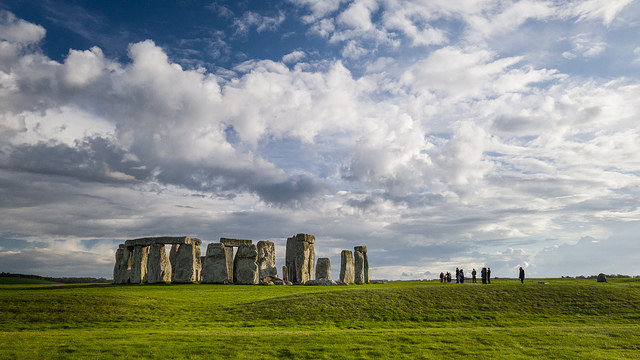
//> input picture 7.jpg, 640 x 360 px
$ ./Source   (built with g++ and OpenCV 4)
//> lines starting //> are read from the running program, lines starting //| are printed output that depends on the picture; after the words box and inside, x2 and y2 are one past the last pixel; in counts of white or black regions, pixels touching at a corner belong together
/* Forward Seam Carving
   Project for MultiMedia Course
   Thanachanok Siripitakul Section 1 ID: 5988036
   Ravikan Thanapanaphruekkul Section 1 ID: 5988046
   Peerachai Banyongrakkul Section 1 ID: 5988070
   Sakunrat Nunthavanich Section 1 ID: 5988095
   Pawin Sudjaidee Section 1 ID: 5988222
*/
#include "stdio.h"
#include <iostream>
#include <opencv2/core/core.hpp>
#include <opencv2/highgui/highgui.hpp>
#include "opencv2/imgproc/imgproc.hpp"

using namespace cv;
using namespace std;

int main() {

	Mat img = imread("7.jpg", IMREAD_COLOR); resize(img, img, Size(650, 400));
//> further down, img is the input picture: 360 rows x 640 cols, CV_8UC3; mean B, G, R 134.5, 145, 139.1
//> after `resize(img, img, Size(650, 400))`:
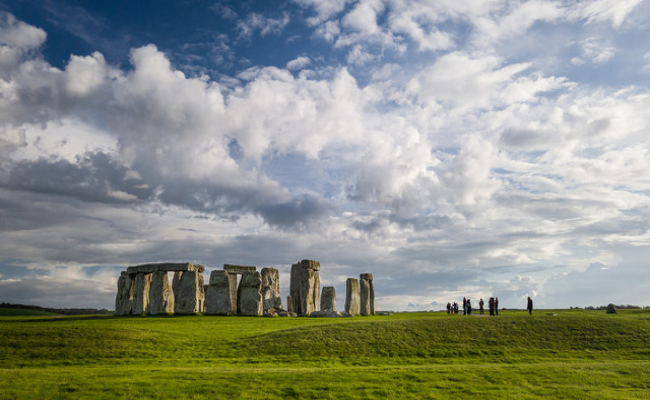
//> img: 400 rows x 650 cols, CV_8UC3; mean B, G, R 134.4, 144.9, 139
	namedWindow("ORIGINAL", WINDOW_AUTOSIZE);
	imshow("ORIGINAL", img);
	int c = cvWaitKey(0);
//> the space key is pressed
	Size sz = img.size();
//> sz = Size(650, 400)
	int height = sz.height;
//> height = 400
	int width = sz.width;
//> width = 650

	//cout << "ORIGINAL \n\n" << img << "\n\n\n\n";

	// Esc = 27, a = 97, d = 100, s = 115, w = 119
	while (c != 27)
	{
		Mat gsimg;
		// convert original color image to grayscale image
		cvtColor(img, gsimg, COLOR_BGR2GRAY);
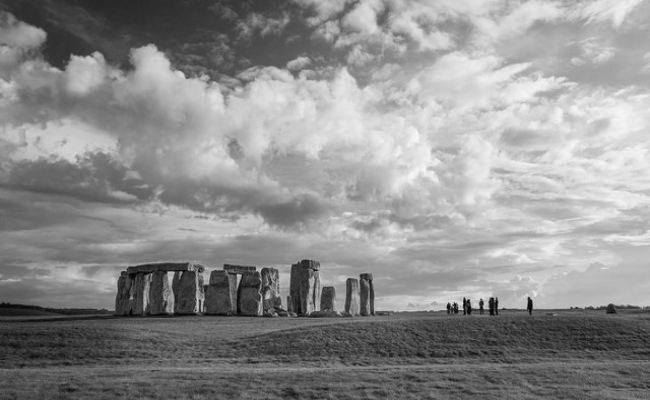
//> gsimg: 400 rows x 650 cols, CV_8UC1; min 0, max 249, mean 142

		// cout << "ORIGINAL GRAYSCALE: \n\n" << gsimg << "\n\n\n\n";

		// initialize arrays which keep best seam
		int kMatCol[5000];
		int mMatCol[5000];
		int Column[5000];
		int kMatRow[5000];
		int mMatRow[5000];
		int Row[5000];

		// initialize matrix M and K in type int
		Mat M = (Mat_<int>(height, width));
		Mat K = (Mat_<int>(height, width));

		/********************************************************************** Duplicate Padding **********************************************************************/
		Mat dst(height + 2, width + 2, CV_8UC1, Scalar(0));
		for (int i = 0; i < height; i++)
		{
			for (int j = 0; j < width; j++)
			{
				dst.at<uchar>(i + 1, j + 1) = gsimg.at<uchar>(i, j);
			}
		}
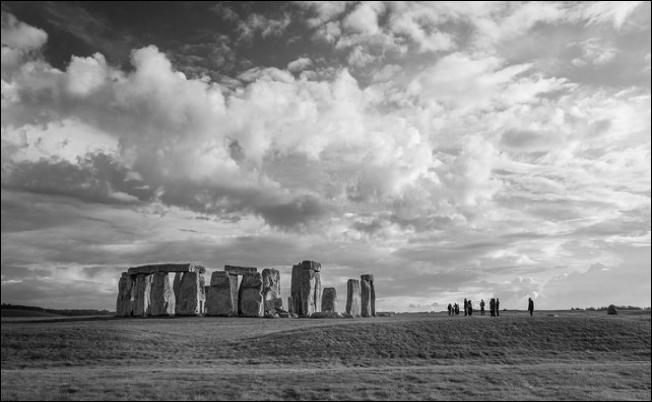
//> dst: 402 rows x 652 cols, CV_8UC1; min 0, max 249, mean 140.8
		// duplicate first column and last column
		for (int i = 0; i < height; i++)
		{
			dst.at<uchar>(i + 1, 0) = gsimg.at<uchar>(i, 0);
			dst.at<uchar>(i + 1, width + 1) = gsimg.at<uchar>(i, width - 1);
		}
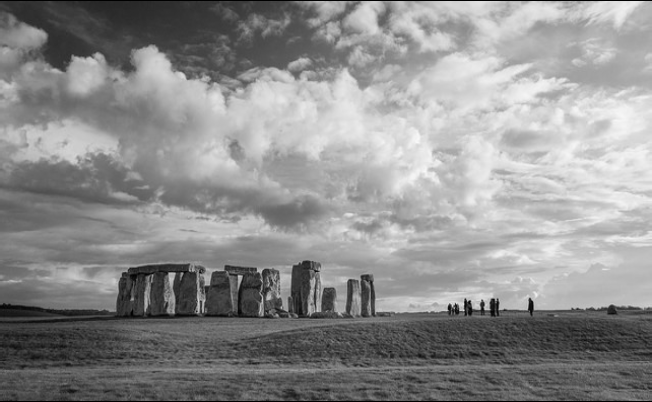
//> dst: 402 rows x 652 cols, CV_8UC1; 0.31% of pixels changed, all inside (x1, y1, x2, y2) = (0, 1, 652, 401)
		// duplicate first row and last row
		for (int j = 0; j < width; j++)
		{
			dst.at<uchar>(0, j + 1) = gsimg.at<uchar>(0, j);
			dst.at<uchar>(height + 1, j + 1) = gsimg.at<uchar>(height - 1, j);
		}
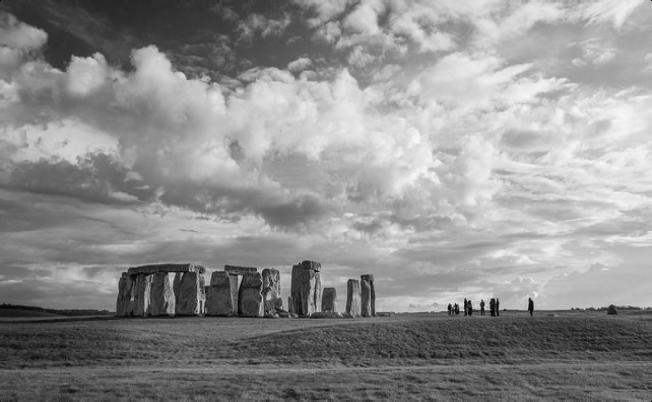
//> dst: 402 rows x 652 cols, CV_8UC1; 0.5% of pixels changed, all inside (x1, y1, x2, y2) = (1, 0, 651, 402)
		// duplicate 4 edges
		dst.at<uchar>(0, 0) = gsimg.at<uchar>(0, 0);
//> dst: 402 rows x 652 cols, CV_8UC1; 1 pixels changed, all inside (x1, y1, x2, y2) = (0, 0, 1, 1)
		dst.at<uchar>(0, width + 1) = gsimg.at<uchar>(0, width - 1);
//> dst: 402 rows x 652 cols, CV_8UC1; min 0, max 249, mean 141.8
		dst.at<uchar>(height + 1, 0) = gsimg.at<uchar>(height - 1, 0);
//> dst: 402 rows x 652 cols, CV_8UC1; min 0, max 249, mean 141.8
		dst.at<uchar>(height + 1, width + 1) = gsimg.at<uchar>(height - 1, width - 1);
//> dst: 402 rows x 652 cols, CV_8UC1; min 0, max 249, mean 141.8

		//imshow("PADDING", dst);
		//cout << "PADDING \n\n" << dst << "\n\n\n\n";

		/********************************************************************** End Duplicate Padding **********************************************************************/


		// Looping till get the command 'a','d','w','s'
		while (c != 97 && c != 100 && c != 115 && c != 119 && c != 27)
		{
			c = cvWaitKey(0);
//> the Esc key is pressed
		}

		/********************************************************************** VERTICAL **********************************************************************/

		// keyboard command ::: 'a' and 'd' => vertical best seam, 'w' and 's' => horizontal best seam
		// 'a' => Reduce width, d => increase width
		if (c == 97 || c == 100)
		{
			// Construct M matrix and K matrix in the vertical direction
			// *** WRITE YOUR CODE ***
			for (int h = 0; h < dst.rows-2; h++)
			{
				for (int w = 0; w < dst.cols-2; w++)
				{
					// in case of first row
					if (h == 0)
					{
						M.at<int>(h, w) = abs(dst.at<uchar>(h, w) - dst.at<uchar>(h, w + 2));
						// all elements in first row of K matrix are 0
						K.at<int>(h, w) = 0;
					}
					else
					{
						// in case of middle element, compare 1+cl, 2+cu, and 3+cr to find min
						if (w != 0 && w != dst.cols - 3)
						{
							// calculate cl, cu, and cr
							int cl = abs(dst.at<uchar>(h, w + 1) - dst.at<uchar>(h + 1, w)) + abs(dst.at<uchar>(h + 1, w + 2) - dst.at<uchar>(h + 1, w));
							int cu = abs(dst.at<uchar>(h + 1, w + 2) - dst.at<uchar>(h + 1, w));
							int cr = abs(dst.at<uchar>(h, w + 1) - dst.at<uchar>(h + 1, w + 2)) + abs(dst.at<uchar>(h + 1, w + 2) - dst.at<uchar>(h + 1, w));
							//find minimum number and keep in M matrix
							M.at<int>(h, w) = min({ M.at<int>(h - 1 , w - 1) + cl, M.at<int>(h - 1 , w) + cu, M.at<int>(h - 1 , w + 1) + cr });
							//keep 1 or 2 or 3 in K matrix
							int a = min({ M.at<int>(h - 1 , w - 1) + cl, M.at<int>(h - 1 , w) + cu, M.at<int>(h - 1 , w + 1) + cr });
							if (a == (M.at<int>(h - 1, w - 1) + cl))
							{
								K.at<int>(h, w) = 1;
							}
							else if (a == (M.at<int>(h - 1, w) + cu))
							{
								K.at<int>(h, w) = 2;
							}
							else
							{
								K.at<int>(h, w) = 3;
							}
						}
						// in case of the first element in each row, only compare 2+cu and 3+cr to find min
						else if (w==0)
						{
							int cu = abs(dst.at<uchar>(h, w) - dst.at<uchar>(h , w + 2));
							int cr = abs(dst.at<uchar>(h-1, w ) - dst.at<uchar>(h, w + 1)) + abs(dst.at<uchar>(h , w ) - dst.at<uchar>(h , w + 1));
							M.at<int>(h, w) = min( M.at<	int>(h - 1, w) + cu, M.at<int>(h - 1, w + 1) + cr );
							//keep 2 or 3 in K matrix
							int a = min(M.at<int>(h - 1 , w) + cu, M.at<int>(h - 1 , w + 1) + cr );
							if (a == (M.at<int>(h - 1, w) + cu))
							{
								K.at<int>(h, w) = 2;
							}
							else
							{
								K.at<int>(h, w) = 3;
							}
						}
						// in case of the last element in each row, only compare 1+cl and 2+cu to find min
						else if (w == dst.cols - 3)
						{
							int cl = abs(dst.at<uchar>(h+1, w) - dst.at<uchar>(h+1, w+2)) + abs(dst.at<uchar>(h + 1, w + 2) - dst.at<uchar>(h , w+1 ));
							int cu = abs(dst.at<uchar>(h+1, w) - dst.at<uchar>(h+1, w+2));
							M.at<int>(h, w) = min(M.at<int>(h-1, w-1 ) + cl, M.at<int>(h-1, w)+cu);
							//keep 1 or 2 in K matrix
							int a = min(M.at<int>(h - 1 , w - 1) + cl, M.at<int>(h - 1 , w) + cu);
							if (a == (M.at<int>(h - 1, w) + cu))
							{
								K.at<int>(h, w) = 1;
							}
							else
							{
								K.at<int>(h, w) = 2;
							}
						}
					}
				}
			}

			// Find the best seam in the vertical direction
			// *** WRITE YOUR CODE ***
			int min = M.at<int>(M.rows-1, 0);
			int wLow = 1;
			int c = 0;
			for (int w = 1; w < M.cols; w++)
			{
				if (M.at<int>(M.rows-1, w) < min)
				{
					min= M.at<int>(M.rows-1, w);
					wLow = w;
				}
			}

			int sCol = wLow;
			int kCol;
			int mCol;
			int sRow = M.rows - 1;
			int count = 0;
			while (count != M.rows - 1)
			{
				kCol = K.at<int>(sRow, sCol);
				mCol = M.at<int>(sRow, sCol);
				kMatCol[count] = kCol;
				mMatCol[count] = mCol;
				Column[count] = sCol;
				count++;
				sRow--;
				if (kCol == 1 && sCol != 0)
				{
					kCol = sCol-1;
				}
				else if (kCol == 2)
				{
					kCol = sCol;
				}
				else if (kCol == 3 && sCol != M.cols - 1)
				{
					kCol = sCol+1;
				}
				sCol = kCol;
				// keep columns which are a part of best seam in each row into array "Column"
				if (count == M.rows - 1)
				{
					mCol = M.at<int>(sRow, sCol);
					mMatCol[count] = mCol;
					Column[count] = sCol;
				}
			}
		}
		/********************************************************************** END VERTICAL **********************************************************************/

		/********************************************************************** HORIZONTAL **********************************************************************/

		// 'w' => increase height, 's' => reduce height
		if (c == 115 || c == 119)
		{
			// Construct M matrix and K matrix in the horizontal direction
			// *** WRITE YOUR CODE ***
			for (int w = 0; w < dst.cols - 2; w++)
			{
				for (int h = 0; h < dst.rows - 2; h++)
				{
					// in case of first column
					if (w == 0)
					{
						M.at<int>(h, w) = abs(dst.at<uchar>(h, w + 1) - dst.at<uchar>(h + 2, w + 1));
						// all elements in first column of K matrix are 0
						K.at<int>(h, w) = 0;
					}
					else
					{
						// in case of middle element, compare 1+cl, 2+cu, and 3+cr to find min
						if (h != 0 && h != dst.rows - 3)
						{
							// calculate cl, cu, and cr
							int cl = abs(dst.at<uchar>(h + 1, w) - dst.at<uchar>(h + 2, w + 1)) + abs(dst.at<uchar>(h + 2, w + 1) - dst.at<uchar>(h, w + 1));
							int cu = abs(dst.at<uchar>(h + 2, w + 1) - dst.at<uchar>(h, w + 1));
							int cr = abs(dst.at<uchar>(h + 1, w) - dst.at<uchar>(h, w + 1)) + abs(dst.at<uchar>(h + 2, w + 1) - dst.at<uchar>(h, w + 1));
							// find minimum number and keep in M matrix
							M.at<int>(h, w) = min({ M.at<int>(h + 1 , w - 1) + cl, M.at<int>(h, w - 1) + cu, M.at<int>(h - 1 , w - 1) + cr });
							//keep 1 or 2 or 3 in K matrix
							int a = min({ M.at<int>(h + 1 , w - 1) + cl, M.at<int>(h, w - 1) + cu, M.at<int>(h - 1 , w - 1) + cr });
							if (a == (M.at<int>(h + 1, w - 1) + cl))
							{
								K.at<int>(h, w) = 1;
							}
							else if (a == (M.at<int>(h, w - 1) + cu))
							{
								K.at<int>(h, w) = 2;
							}
							else
							{
								K.at<int>(h, w) = 3;
							}
						}
						// in case of the first element in each column, only compare 2+cu and 1+cl to find min
						else if (h == 0)
						{
							int cu = abs(dst.at<uchar>(h + 2, w + 1) - dst.at<uchar>(h, w + 1));
							int cl = abs(dst.at<uchar>(h, w + 1) - dst.at<uchar>(h + 2, w + 1)) + abs(dst.at<uchar>(h + 2, w + 1) - dst.at<uchar>(h + 1, w));
							M.at<int>(h, w) = min(M.at<int>(h, w - 1) + cu, M.at<int>(h + 1, w - 1) + cl);
							//keep 2 or 3 in K matrix
							int a = min(M.at<int>(h, w - 1) + cu, M.at<int>(h + 1, w - 1) + cl);
							if (a == (M.at<int>(h, w - 1) + cu))
							{
								K.at<int>(h, w) = 2;
							}
							else
							{
								K.at<int>(h, w) = 1;
							}
						}
						// in case of the last element in each row, only compare 3+cr and 2+cu to find min
						else if (h == dst.rows - 3)
						{
							int cr = abs(dst.at<uchar>(h + 2, w + 1) - dst.at<uchar>(h, w + 1)) + abs(dst.at<uchar>(h + 1, w) - dst.at<uchar>(h, w + 1));
							int cu = abs(dst.at<uchar>(h + 2, w + 1) - dst.at<uchar>(h, w + 1));
							M.at<int>(h, w) = min(M.at<int>(h - 1, w - 1) + cr, M.at<int>(h, w - 1) + cu);
							//keep 2 or 3 in K matrix
							int a = min(M.at<int>(h - 1, w - 1) + cr, M.at<int>(h, w - 1) + cu);
							if (a == (M.at<int>(h - 1, w - 1) + cr))
							{
								K.at<int>(h, w) = 3;
							}
							else
							{
								K.at<int>(h, w) = 2;
							}
						}
					}
				}
			}

			// Find the best seam in the horizontal direction
			// *** WRITE YOUR CODE ***
			int min = M.at<int>(0, M.cols - 1);
			int hLow = 1;
			int c = 0;
			for (int h = 1; h < M.rows; h++)
			{
				if (M.at<int>(h, M.cols - 1) < min)
				{
					min = M.at<int>(h, M.cols - 1);
					hLow = h;
				}
			}

			int sRow = hLow;
			int kRow;
			int mRow;
			int sCol = M.cols - 1;
			int count = 0;
			while (count != M.cols - 1)
			{
				kRow = K.at<int>(sRow, sCol);
				mRow = M.at<int>(sRow, sCol);
				kMatRow[count] = kRow;
				mMatRow[count] = mRow;
				Row[count] = sRow;
				count++;
				sCol--;
				if (kRow == 1 && sRow != M.rows - 1)
				{
					kRow = sRow + 1;
				}
				else if (kRow == 2)
				{
					kRow = sRow;
				}
				else if (kRow == 3 && sRow != 0)
				{
					kRow = sRow - 1;
				}
				sRow = kRow;
				// keep rows which are a part of best seam in each column into array "Row"
				if (count == M.cols - 1)
				{
					mRow = M.at<int>(sRow, sCol);
					mMatRow[count] = mRow;
					Row[count] = sRow;
				}
			}
		}
		/********************************************************************** END HORIZONTAL **********************************************************************/

		// Insert or delete the best seam
		if (c == 97)
		{
			//Reduce width or delete seam vertically
			// Copy the pixels into this image
			Mat img_new(height, --width, CV_8UC3, Scalar(0, 0, 0));
			// *** WRITE YOUR CODE ***
			int colsIndex = height - 1;
			int OimgWidth = 0;
			for (int h = 0; h < img_new.rows; h++)
			{
				for (int w = 0; w < img_new.cols; w++)
				{
					// remove best seam
					if (w == Column[colsIndex])
					{
						OimgWidth++;
					}
					img_new.at<Vec3b>(h, w) = img.at<Vec3b>(h, OimgWidth);
					OimgWidth++;
				}
				colsIndex--;
				OimgWidth = 0;
			}

			//Show the resized image
			imshow("Example", img_new);

			img.release();
			// Clone img_new into img for the next loop processing
			img = img_new.clone();
			img_new.release();
		}

		if (c == 100)
		{
			//Increase width or insert seam vertically
			// Copy the pixels into this image
			Mat img_new(height, ++width, CV_8UC3, Scalar(0, 0, 0));
			// *** WRITE YOUR CODE ***
			int max = height-1;
			int ww = 0;
			for (int h = 0; h < height; h++)
			{
				for (int w = 0; w < width; w++)
				{
					// duplicate best seam
					if (w == Column[max])
					{
						img_new.at<Vec3b>(h, w) = img.at<Vec3b>(h, ww);
						img_new.at<Vec3b>(h, w+1) = img.at<Vec3b>(h, ww);
						w++;
						ww++;
					}
					else
					{
						img_new.at<Vec3b>(h, w) = img.at<Vec3b>(h, ww);
						ww++;
					}
				}
				ww = 0;
				max--;
			}

			//Show the resized image
			imshow("Example", img_new);

			img.release();
			// Clone img_new into img for the next loop processing
			img = img_new.clone();
			img_new.release();
		}
		if (c == 115) {
			//Reduce height or delete seam horizontally
			// Copy the pixels into this image
			Mat img_new(--height, width, CV_8UC3, Scalar(0, 0, 0));
			// *** WRITE YOUR CODE ***

			int rowsIndex = width - 1;
			int OimgHeight = 0;
			for (int w = 0; w < img_new.cols; w++)
			{
				for (int h = 0; h < img_new.rows; h++)
				{
					// remove best seam
					if (h == Row[rowsIndex])
					{
						OimgHeight++;
					}
					img_new.at<Vec3b>(h, w) = img.at<Vec3b>(OimgHeight, w);
					OimgHeight++;
				}

				rowsIndex--;
				OimgHeight = 0;
			}

			//Show the resized image
			imshow("Example", img_new);
			// Clone img_new into img for the next loop processing
			img.release();
			img = img_new.clone();
			img_new.release();
		}
		if (c == 119) {
			//Increase height or insert seam horizontally
			//Copy the pixels into this image
			Mat img_new(++height, width, CV_8UC3, Scalar(0, 0, 0));
			int max = width - 1;
			int hh = 0;
			for (int w = 0; w < width; w++)
			{
				for (int h = 0; h < height; h++)
				{
					// duplicate best seam
					if (h == Row[max])
					{
						img_new.at<Vec3b>(h, w) = img.at<Vec3b>(hh, w);
						img_new.at<Vec3b>(h+1, w) = img.at<Vec3b>(hh, w);
						h++;
						hh++;
					}
					else
					{
						img_new.at<Vec3b>(h, w) = img.at<Vec3b>(hh, w);
						hh++;
					}
				}
				hh = 0;
				max--;
			}

			//***Write your code***

			//Show the resized image
			imshow("Example", img_new);
			//Clone img_new into img for the next loop processing
			img.release();
			img = img_new.clone();
			img_new.release();
		}

		if (c == 27 || height == 1 || width == 1)
			break;
		c = cvWaitKey(0);
	}
//> after the loop, height = 400; width = 650
	return 0;
}
